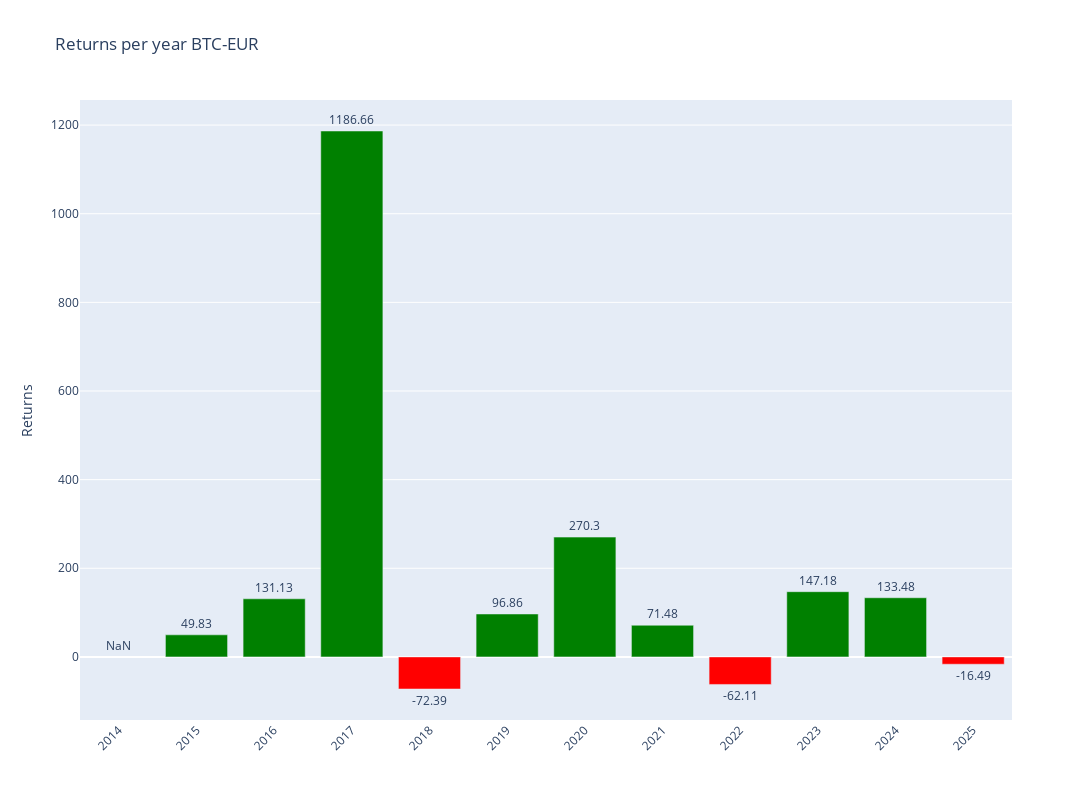

Notebook code for this chart:
### Code cell
# Plotly
fig = make_subplots()

# Add colors
colors = ['green' if x >= 0 else 'red' for x in annual_data['Return']]

# Graph (1,1)
fig.add_trace(go.Bar(y=annual_data['Return'],x=annual_data['Return'].index,text=round(annual_data['Return'],2),textposition='outside',marker_color=colors,hoverinfo='skip'),row=1,col=1)

# Update xaxis properties
fig.update_yaxes(title_text="Returns", row=1, col=1)

fig.update_layout(xaxis=dict(tickvals=annual_data.index,tickangle=-45),height=800, width=1300,title=f"Returns per year {ticker}")

fig.show()

### Figure 1 — Plotly figure (JSON) as saved in the notebook; plotly's stock layout.template omitted (floating-point values rounded to 4 significant figures)
{"data": [{"hoverinfo": "skip", "marker": {"color": ["red", "green", "green", "green", "red", "green", "green", "green", "red", "green", "green", "red"]}, "text": [NaN, 49.83, 131.1, 1187.0, -72.39, 96.86, 270.3, 71.48, -62.11, 147.2, 133.5, -16.49], "textposition": "outside", "type": "bar", "x": [2014, 2015, 2016, 2017, 2018, 2019, 2020, 2021, 2022, 2023, 2024, 2025], "xaxis": "x", "y": [NaN, 49.83, 131.1, 1187.0, -72.39, 96.86, 270.3, 71.48, -62.11, 147.2, 133.5, -16.49], "yaxis": "y"}], "layout": {"height": 800, "title": {"text": "Returns per year BTC-EUR"}, "width": 1300, "xaxis": {"anchor": "y", "domain": [0, 1], "tickangle": -45, "tickvals": [2014, 2015, 2016, 2017, 2018, 2019, 2020, 2021, 2022, 2023, 2024, 2025]}, "yaxis": {"anchor": "x", "domain": [0, 1], "title": {"text": "Returns"}}}}
